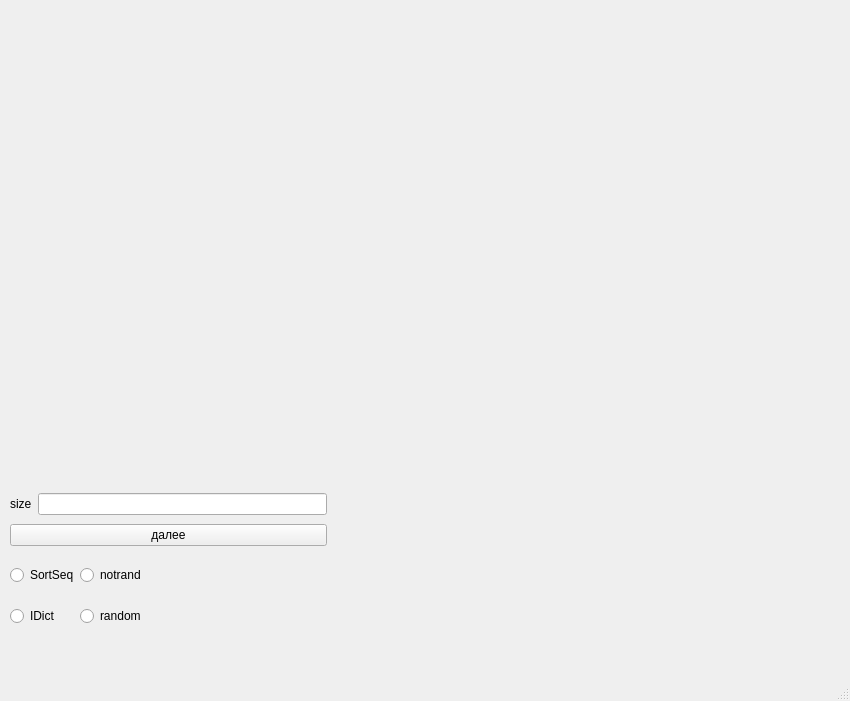
<?xml version="1.0" encoding="UTF-8"?>
<ui version="4.0">
 <class>MainWindow</class>
 <widget class="QMainWindow" name="MainWindow">
  <property name="enabled">
   <bool>true</bool>
  </property>
  <property name="geometry">
   <rect>
    <x>0</x>
    <y>0</y>
    <width>850</width>
    <height>701</height>
   </rect>
  </property>
  <property name="minimumSize">
   <size>
    <width>0</width>
    <height>0</height>
   </size>
  </property>
  <property name="maximumSize">
   <size>
    <width>850</width>
    <height>701</height>
   </size>
  </property>
  <property name="windowTitle">
   <string>MainWindow</string>
  </property>
  <widget class="QWidget" name="centralwidget">
   <property name="minimumSize">
    <size>
     <width>850</width>
     <height>650</height>
    </size>
   </property>
   <property name="maximumSize">
    <size>
     <width>850</width>
     <height>650</height>
    </size>
   </property>
   <widget class="QLabel" name="label">
    <property name="geometry">
     <rect>
      <x>0</x>
      <y>0</y>
      <width>311</width>
      <height>141</height>
     </rect>
    </property>
    <property name="text">
     <string/>
    </property>
   </widget>
   <widget class="QWidget" name="layoutWidget">
    <property name="geometry">
     <rect>
      <x>10</x>
      <y>550</y>
      <width>97</width>
      <height>91</height>
     </rect>
    </property>
    <layout class="QVBoxLayout" name="verticalLayout_2">
     <item>
      <widget class="QRadioButton" name="SortSeq">
       <property name="text">
        <string>SortSeq</string>
       </property>
      </widget>
     </item>
     <item>
      <widget class="QRadioButton" name="IDict">
       <property name="text">
        <string>IDict</string>
       </property>
      </widget>
     </item>
    </layout>
   </widget>
   <widget class="QWidget" name="layoutWidget">
    <property name="geometry">
     <rect>
      <x>80</x>
      <y>550</y>
      <width>73</width>
      <height>91</height>
     </rect>
    </property>
    <layout class="QVBoxLayout" name="verticalLayout_7">
     <item>
      <widget class="QRadioButton" name="notrand">
       <property name="text">
        <string>notrand</string>
       </property>
      </widget>
     </item>
     <item>
      <widget class="QRadioButton" name="random">
       <property name="text">
        <string>random</string>
       </property>
      </widget>
     </item>
    </layout>
   </widget>
   <widget class="QWidget" name="layoutWidget">
    <property name="geometry">
     <rect>
      <x>10</x>
      <y>490</y>
      <width>317</width>
      <height>61</height>
     </rect>
    </property>
    <layout class="QVBoxLayout" name="verticalLayout_5">
     <item>
      <layout class="QHBoxLayout" name="horizontalLayout">
       <item>
        <widget class="QLabel" name="label_2">
         <property name="text">
          <string>size</string>
         </property>
        </widget>
       </item>
       <item>
        <widget class="QLineEdit" name="size"/>
       </item>
      </layout>
     </item>
     <item>
      <widget class="QPushButton" name="pushButton">
       <property name="text">
        <string>далее</string>
       </property>
      </widget>
     </item>
    </layout>
   </widget>
   <widget class="QLabel" name="label_3">
    <property name="geometry">
     <rect>
      <x>400</x>
      <y>290</y>
      <width>381</width>
      <height>361</height>
     </rect>
    </property>
    <property name="text">
     <string/>
    </property>
    <property name="pixmap">
     <pixmap>img/Don (399×346).png</pixmap>
    </property>
   </widget>
   <widget class="QLabel" name="label_4">
    <property name="geometry">
     <rect>
      <x>0</x>
      <y>130</y>
      <width>331</width>
      <height>341</height>
     </rect>
    </property>
    <property name="text">
     <string/>
    </property>
    <property name="pixmap">
     <pixmap>img/Michelangelo.png</pixmap>
    </property>
   </widget>
   <widget class="QLabel" name="label_5">
    <property name="geometry">
     <rect>
      <x>300</x>
      <y>10</y>
      <width>381</width>
      <height>291</height>
     </rect>
    </property>
    <property name="text">
     <string/>
    </property>
    <property name="pixmap">
     <pixmap>img/Raf (1).png</pixmap>
    </property>
   </widget>
  </widget>
  <widget class="QMenuBar" name="menubar">
   <property name="geometry">
    <rect>
     <x>0</x>
     <y>0</y>
     <width>850</width>
     <height>26</height>
    </rect>
   </property>
  </widget>
  <widget class="QStatusBar" name="statusbar"/>
 </widget>
 <resources/>
 <connections/>
</ui>
